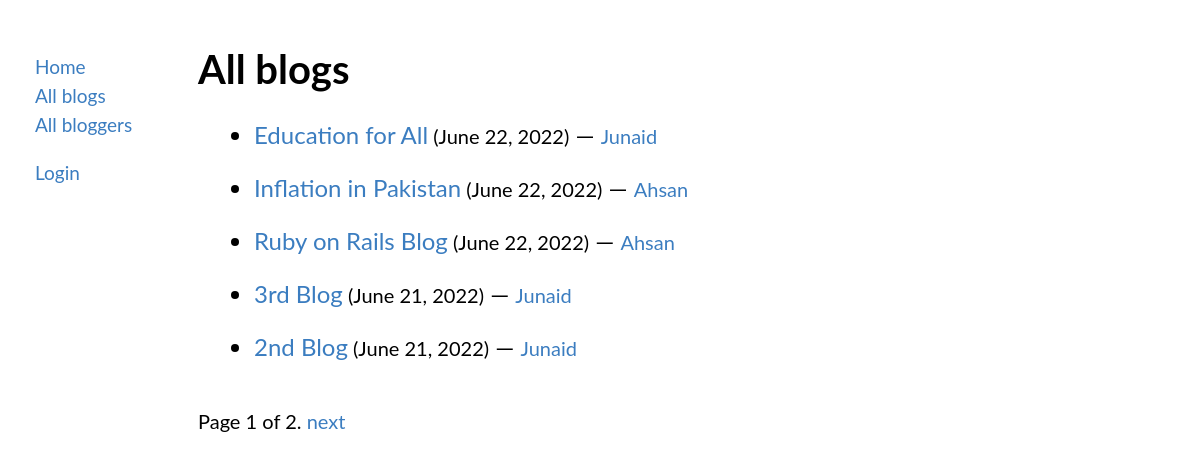
Page /blog/blogs on the committed database.
### blog/models.py (models this page shows, shortened)
class Blog(models.Model):
    author = models.ForeignKey(BlogAuthor, on_delete=models.CASCADE, related_name='blogs')
    blog_name = models.CharField(max_length=200)
    blog_desc = models.TextField()
    post_date = models.DateTimeField(auto_now_add=True)
    class Meta:
        ordering = ['-post_date']

class BlogAuthor(models.Model):
    user = models.OneToOneField(User, on_delete=models.CASCADE, primary_key=True)
    author_name = models.CharField(max_length=200)
    author_bio = models.TextField()
    def __str__(self):
        return self.author_name

### blog/views.py (the view)
# urls.py: path('blog/blogs', views.BlogsView.as_view(), name='blogs'),
class BlogsView(generic.ListView):
    model = Blog
    template_name = 'blog/blogs.html'
    context_object_name = 'blogs_list'
    paginate_by = 5

### blog/templates/blog/blogs.html (shortened to what this page needs)
{% extends "blog/base.html" %}
{% block content %}
<h1>All blogs</h1>
{% if blogs_list %}
    <ul>
    {% for blogs in blogs_list %}
        <li style="font-size: 1.5rem"><p><a href="{% url 'blog:blogsdetails' blogs.id%}">{{ blogs.blog_name }}</a><small> ({{ blogs.post_date | date }})</small> &#8212; <small><a href="{% url 'blog:bloggersdetails' blogs.author_id %}"> {{ blogs.author }}</a></small></p></li>
    {% endfor %}
    </ul>
    <br>
    <div class="pagination">
    <span class="step-links">
        <span class="current">
            Page {{ page_obj.number }} of {{ page_obj.paginator.num_pages }}.
        </span>
        {% if page_obj.has_next %}
            <a href="?page={{ page_obj.next_page_number }}">next</a>
        {% endif %}
    </span>
</div>
{% else %}
    <p>No blogs are available.</p>
{% endif %}
{% endblock content %}

### rows in the picture
Blog: blog_name "Education for All", post_date "June 22, 2022", author "Junaid"
Blog: blog_name "Inflation in Pakistan", post_date "June 22, 2022", author "Ahsan"
Blog: blog_name "Ruby on Rails Blog", post_date "June 22, 2022", author "Ahsan"
Blog: blog_name "3rd Blog", post_date "June 21, 2022", author "Junaid"
Blog: blog_name "2nd Blog", post_date "June 21, 2022", author "Junaid"

### other values in the picture
{{ page_obj.number }} "1"
{{ page_obj.paginator.num_pages }} "2"
